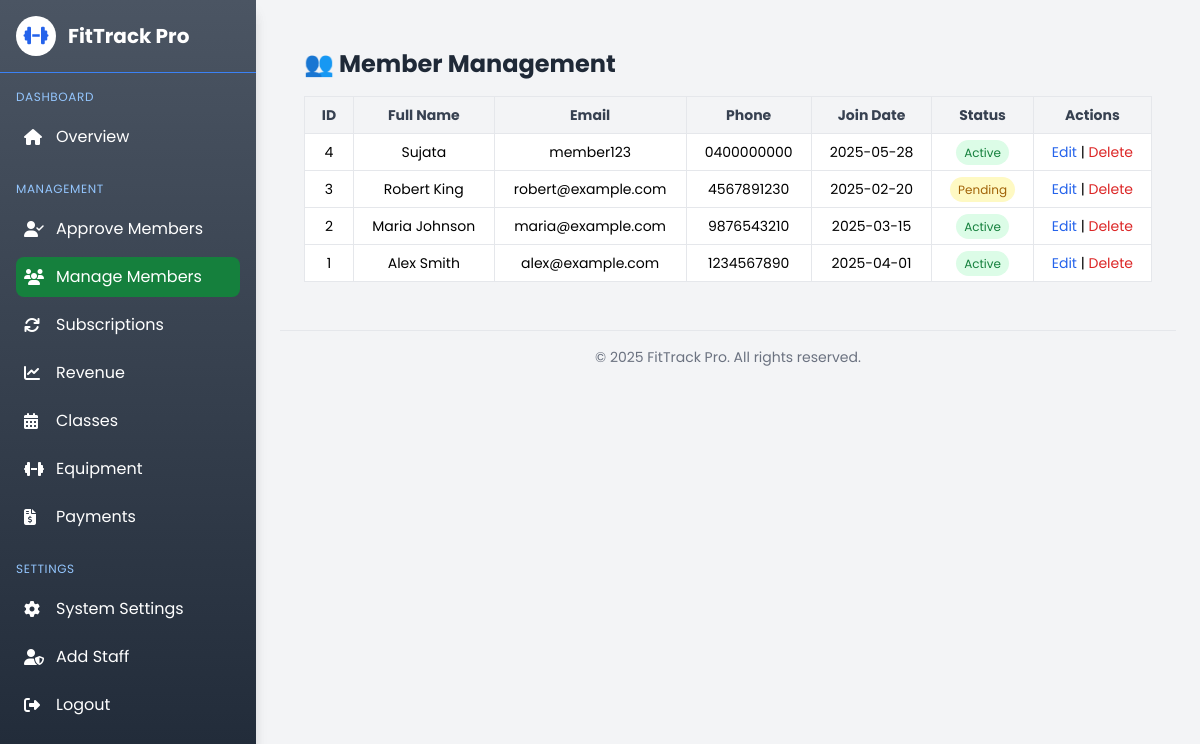
Screenshot of /admin_members.php (signed in) with the database file from the repository.
### tables this page shows
CREATE TABLE members (
    member_id INT AUTO_INCREMENT PRIMARY KEY,
    full_name VARCHAR(100) NOT NULL,
    email VARCHAR(100) NOT NULL UNIQUE,
    phone VARCHAR(15) NOT NULL UNIQUE,
    join_date DATE DEFAULT CURRENT_DATE,
    status ENUM('Pending', 'Active', 'Inactive') DEFAULT 'Pending'
);

### admin_members.php (the view, shortened to what this page needs)
<?php
include('includes/db_config.php');
include('includes/header.php');
include('includes/sidebar.php');
$members = mysqli_query($conn, "SELECT * FROM members ORDER BY member_id DESC");
?>
<div class="p-6">
    <h2 class="text-2xl font-bold text-gray-800 mb-4">👥 Member Management</h2>
    <div class="overflow-x-auto">
        <table class="min-w-full bg-white border rounded shadow text-sm">
            <thead class="bg-gray-100 text-gray-700">
                <tr>
                    <th class="py-2 px-4 border">ID</th>
                    <th class="py-2 px-4 border">Full Name</th>
                    <th class="py-2 px-4 border">Email</th>
                    <th class="py-2 px-4 border">Phone</th>
                    <th class="py-2 px-4 border">Join Date</th>
                    <th class="py-2 px-4 border">Status</th>
                    <th class="py-2 px-4 border">Actions</th>
                </tr>
            </thead>
            <tbody>
                <?php while ($row = mysqli_fetch_assoc($members)): ?>
                    <tr class="text-center hover:bg-gray-50">
                        <td class="py-2 px-4 border"><?= $row['member_id'] ?></td>
                        <td class="py-2 px-4 border"><?= htmlspecialchars($row['full_name']) ?></td>
                        <td class="py-2 px-4 border"><?= htmlspecialchars($row['email']) ?></td>
                        <td class="py-2 px-4 border"><?= htmlspecialchars($row['phone']) ?></td>
                        <td class="py-2 px-4 border"><?= $row['join_date'] ?></td>
                        <td class="py-2 px-4 border">
                            <span class="px-2 py-1 rounded-full text-xs <?=
                                $row['status'] === 'Active' ? 'bg-green-100 text-green-700' :
                                ($row['status'] === 'Pending' ? 'bg-yellow-100 text-yellow-700' : 'bg-red-100 text-red-700')
                            ?>">
                                <?= $row['status'] ?>
                            </span>
                        </td>
                        <td class="py-2 px-4 border">
                            <a href="edit_member.php?id=<?= $row['member_id'] ?>" class="text-blue-600 hover:underline">Edit</a>
                            |
                            <a href="delete_member.php?id=<?= $row['member_id'] ?>" onclick="return confirm('Are you sure you want to delete this member?');" class="text-red-600 hover:underline">Delete</a>
                        </td>
                    </tr>
                <?php endwhile; ?>
            </tbody>
        </table>
    </div>
</div>
<?php include('includes/footer.php'); ?>

### includes/header.php (style rules this page uses)
body { font-family: 'Poppins', sans-serif; background-color: #f8fafc; }

### rows the page displays
members: member_id "4", full_name "Sujata", email "member123", phone "0400000000", join_date "2025-05-28", status "Active"
members: member_id "3", full_name "Robert King", email "robert@example.com", phone "4567891230", join_date "2025-02-20", status "Pending"
members: member_id "2", full_name "Maria Johnson", email "maria@example.com", phone "9876543210", join_date "2025-03-15", status "Active"
members: member_id "1", full_name "Alex Smith", email "alex@example.com", phone "1234567890", join_date "2025-04-01", status "Active"
